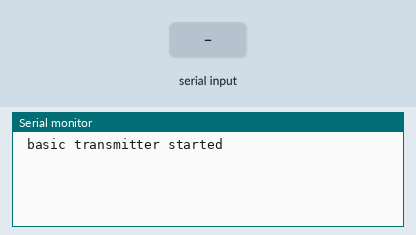
Bench run of a sketch on a simulated Arduino Uno, built with avr-gcc and run on an emulated ATmega328P. Parts: the last lines printed to the serial monitor. Inputs (shaded band) come from the test bench. No radio packets arrive unless stated.

Above: at 1.2 s.
1.3 s: "1" received over Serial
At 2.3 s:
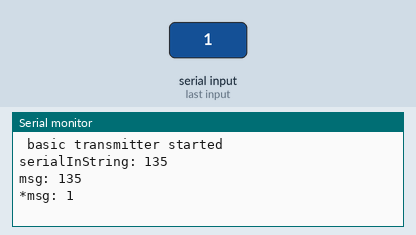
2.8 s: "0" received over Serial
At 3.5 s:
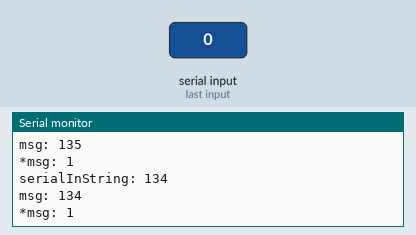
4.3 s: "2" received over Serial
At 5.8 s:
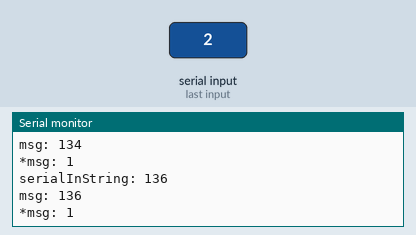

The sketch:

testTransmitter.ino
```cpp
// ask_transmitter.pde
// -*- mode: C++ -*-
// Simple example of how to use RadioHead to transmit messages
// with a simple ASK transmitter in a very simple way.
// Implements a simplex (one-way) transmitter with an TX-C1 module

#include <RH_ASK.h>
#include <SPI.h> // Not actually used but needed to compile

RH_ASK driver;
// RH_ASK driver(2000, 2, 4, 5); // ESP8266: do not use pin 11

void setup()
{
    Serial.begin(9600);	  // Debugging only
    if (!driver.init()) Serial.println("init failed");
    Serial.println(" basic transmitter started");
}

int serialIn = 0;
String serialInString;
const char* msg;


void loop()
{
  /* Add 86 from serial Input
 *  clean:  135 , - 86 -> 49 -> Chr 1
 *  sDock:  143 , - 86 -> 57 -> Chr 9
*/
  if (Serial.available()>0){
    serialIn = Serial.read() +86;
    serialInString = String(serialIn);
  }

  if (serialIn!=0){
   msg = serialInString.c_str();


    driver.send((uint8_t *)msg, strlen(msg));
    driver.waitPacketSent();
    Serial.print("serialInString: "); Serial.println(serialInString);
    Serial.print("msg: "); Serial.println(msg);
    Serial.print("*msg: "); Serial.println(*msg);

    delay(1000);
    serialIn = 0;
  }


}
```

Measured:
- after the input at 1.3 s, the serial monitor: prints a new line after 0.06 s (image 1)
- after the input at 2.8 s, the serial monitor: prints a new line after 0.06 s (image 2)
- after the input at 4.3 s, the serial monitor: prints a new line after 0.06 s (image 3)
